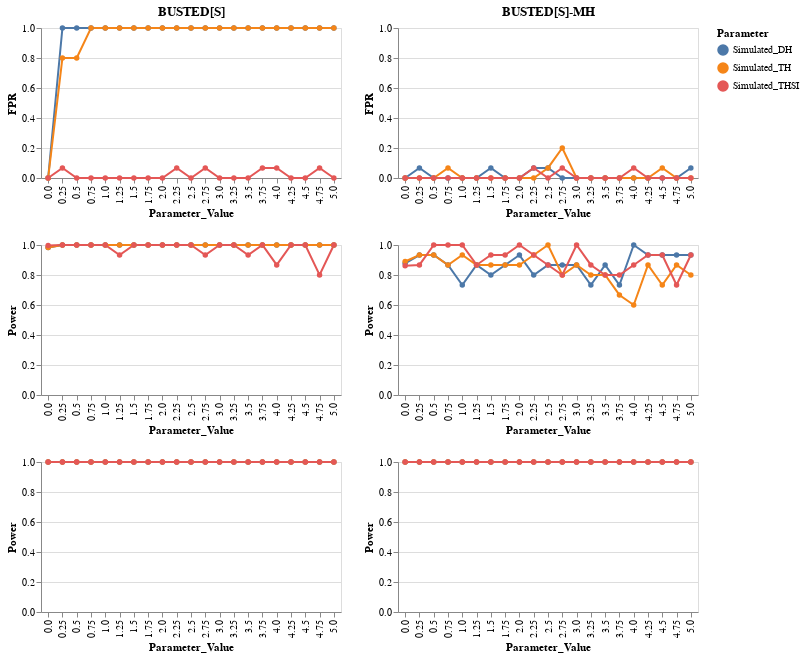

Notebook cell for this chart:
### Markdown cell above
## Visualize

### Code cell
# BUSTEDS-MH

chart1 = alt.Chart(df_plot_w1[df_plot_w1["Method"] == "BUSTEDS-MH"]).mark_line(
    point=alt.OverlayMarkDef()
).encode(
    x='Parameter_Value',
    y= alt.Y('FPR:Q',
        scale=alt.Scale(domain=(0, 1))
    ),
    color="Parameter"
).properties(
    width=300,
    height=150,
    title="BUSTED[S]-MH"
)


chart2 = alt.Chart(df_plot_w2_077[df_plot_w2_077["Method"] == "BUSTEDS-MH"]).mark_line(
    point=alt.OverlayMarkDef()
).encode(
    x='Parameter_Value',
    y= alt.Y('Power:Q',
        scale=alt.Scale(domain=(0, 1))
    ),
    color="Parameter"
).properties(
    width=300,
    height=150,
    title=""
)


chart3 = alt.Chart(df_plot_w6[df_plot_w6["Method"] == "BUSTEDS-MH"]).mark_line(
    point=alt.OverlayMarkDef()
).encode(
    x='Parameter_Value',
    y= alt.Y('Power:Q',
        scale=alt.Scale(domain=(0, 1))
    ),
    color="Parameter"
).properties(
    width=300,
    height=150,
    title=""
)


# BUSTEDS

BS_chart1 = alt.Chart(df_plot_w1[df_plot_w1["Method"] == "BUSTEDS"]).mark_line(
    point=alt.OverlayMarkDef()
).encode(
    x='Parameter_Value',
    y= alt.Y('FPR:Q',
        scale=alt.Scale(domain=(0, 1))
    ),
    color="Parameter"
).properties(
    width=300,
    height=150,
    title="BUSTED[S]"
)

BS_chart2 = alt.Chart(df_plot_w2_077[df_plot_w2_077["Method"] == "BUSTEDS"]).mark_line(
    point=alt.OverlayMarkDef()
).encode(
    x='Parameter_Value',
    y= alt.Y('Power:Q',
        scale=alt.Scale(domain=(0, 1))
    ),
    color="Parameter"
).properties(
    width=300,
    height=150,
    title=""
)


BS_chart3 = alt.Chart(df_plot_w6[df_plot_w6["Method"] == "BUSTEDS"]).mark_line(
    point=alt.OverlayMarkDef()
).encode(
    x='Parameter_Value',
    y= alt.Y('Power:Q',
        scale=alt.Scale(domain=(0, 1))
    ),
    color="Parameter"
).properties(
    width=300,
    height=150,
    title=""
)


alt.vconcat(BS_chart1, BS_chart2, BS_chart3) | alt.vconcat(chart1, chart2, chart3)
